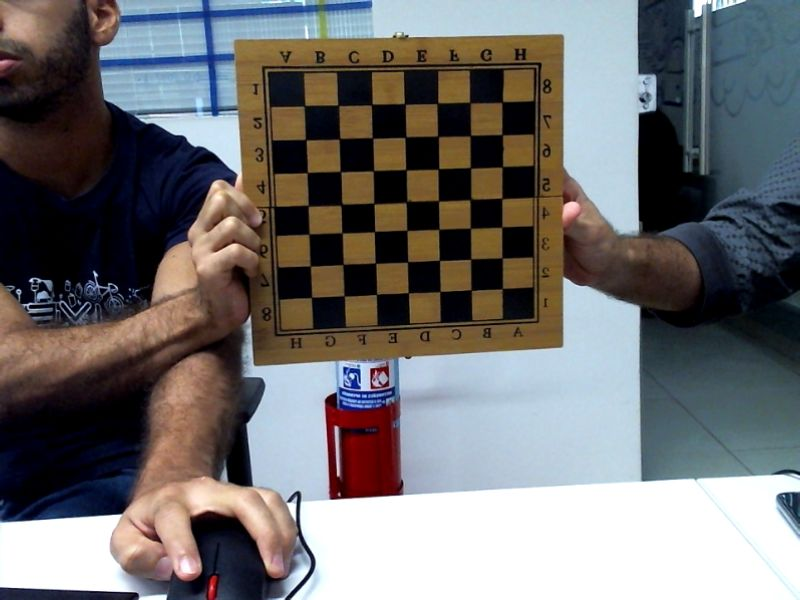
#> input picture opencv/Realidade-Aumentada-master/calibracao/webcam-toy-foto1.jpg, 800 x 600 px; its folder holds only this picture in this run
$ python poseEstimation.py
#> lines starting #> are read from the running program, lines starting #| are printed output that depends on the picture; after the words box and inside, x2 and y2 are one past the last pixel; in counts of white or black regions, pixels touching at a corner belong together; long printed decimals are rounded
import cv2
import numpy as np
import glob
# Load previously saved data
with np.load('R1.npz') as X:
#> (reads opencv/Realidade-Aumentada-master/R1.npz from the repository)
    mtx, dist, _, _ = [X[i] for i in ('mtx','dist','rvecs','tvecs')]

def draw(img, corners, imgpts):
    corner = tuple(corners[0].ravel())
    img = cv2.line(img, corner, tuple(imgpts[0].ravel()), (255,0,0), 5)
    img = cv2.line(img, corner, tuple(imgpts[1].ravel()), (0,255,0), 5)
    img = cv2.line(img, corner, tuple(imgpts[2].ravel()), (0,0,255), 5)
    return img
def draw2(img, corners, imgpts):
    imgpts = np.int32(imgpts).reshape(-1,2)
    # draw ground floor in green
    img = cv2.drawContours(img, [imgpts[:4]],-1,(0,255,0),-3)
    # draw pillars in blue color
    for i,j in zip(range(4),range(4,8)):
        img = cv2.line(img, tuple(imgpts[i]), tuple(imgpts[j]),(255),3)
    # draw top layer in red color
    img = cv2.drawContours(img, [imgpts[4:]],-1,(0,0,255),3)
    return img


criteria = (cv2.TERM_CRITERIA_EPS + cv2.TERM_CRITERIA_MAX_ITER, 30, 0.001)
objp = np.zeros((6*7,3), np.float32)
objp[:,:2] = np.mgrid[0:7,0:6].T.reshape(-1,2)
# axis = np.float32([[3,0,0], [0,3,0], [0,0,-3]]).reshape(-1,3)
axis = np.float32([[0,0,0], [0,3,0], [3,3,0], [3,0,0],[0,0,-3],[0,3,-3],[3,3,-3],[3,0,-3] ])


for fname in glob.glob('calibracao/*.jpg'):
    img = cv2.imread(fname)
#> img is the input picture: shape (600, 800, 3); mean B, G, R 112.4, 111.8, 113.4
    gray = cv2.cvtColor(img,cv2.COLOR_BGR2GRAY)
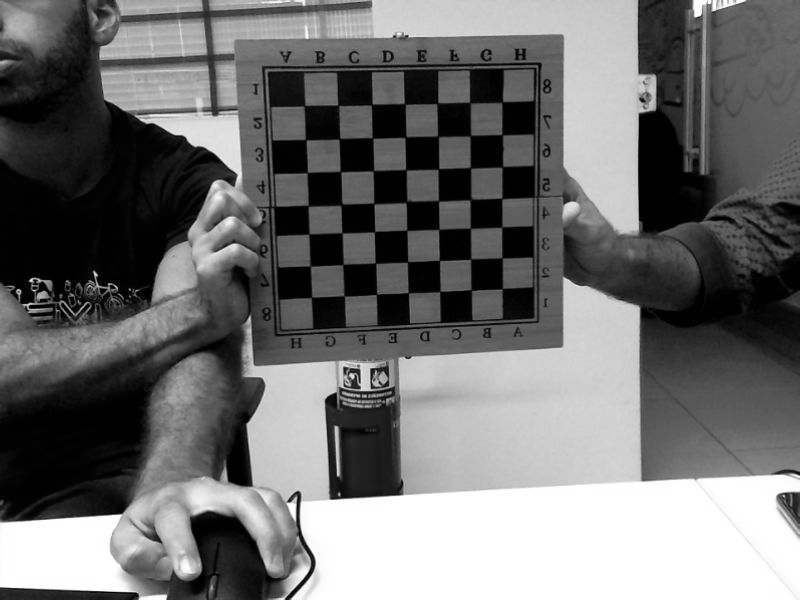
#> gray: shape (600, 800); min 0, max 255, mean 112.3
    ret, corners = cv2.findChessboardCorners(gray, (7,6),None)
#> ret = True; corners = 42 rows, first 8: [469.2, 102], [470.8, 135.2], [470.4, 167.7], [469.5, 200.3], [470.4, 228.4], [470.8, 259.2], [471.2, 290], [438, 105]
    if ret == True:
        corners2 = cv2.cornerSubPix(gray,corners,(11,11),(-1,-1),criteria)
#> corners2 = 42 rows, first 8: [469.8, 102.5], [470.4, 135.6], [470.4, 167.8], [470.5, 199.4], [470.4, 228.3], [470.7, 259.2], [471.2, 290.1], [437.4, 103.2]
        print(corners2)
#> (printed output is left out)
        print(len(corners2))
#| 42
        print(len(objp))
        # Find the rotation and translation vectors.
        ret,rvecs, tvecs = cv2.solvePnP(objp, corners2, mtx, dist)
#> rvecs = [0.0941, -0.321, 1.53]; tvecs = [7.89, -3.67, 209.4]

        # project 3D points to image plane
        imgpts, jac = cv2.projectPoints(axis, rvecs, tvecs, mtx, dist)
#> imgpts = [[469.7, 103.6], [371.5, 107.2], [373.5, 200.4], [471.2, 197.2], [488.9, 127.5], [388.8, 131], [390.8, 226], [490.7, 223]]
        print("imgpts")
        print(imgpts)
#| [[[469.664 103.630]]
#|  [[371.520 107.170]]
#|  [[373.455 200.358]]
#|  [[471.152 197.242]]
#|  [[488.916 127.508]]
#|  [[388.768 130.9808 ]]
#|  [[390.776 226.008]]
#|  [[490.6602  222.996]]]
        img = draw2(img,corners2,imgpts)
#> in draw2, `imgpts = np.int32(imgpts).reshape(-1,2)`: imgpts = [[469, 103], [371, 107], [373, 200], [471, 197], [488, 127], [388, 130], [390, 226], [490, 222]]
#> in draw2, `img = cv2.drawContours(img, [imgpts[:4]],-1,(0,255,0),-3)`:
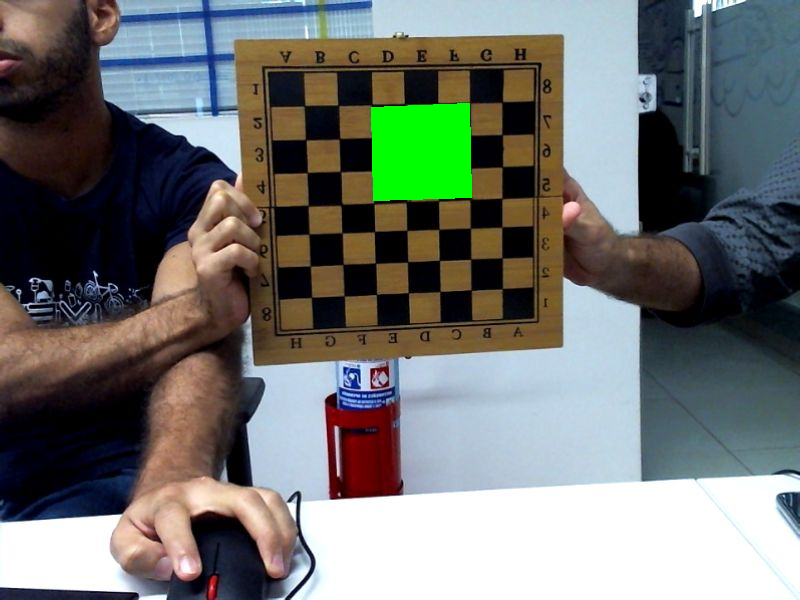
#> img: shape (600, 800, 3); 1.95% of pixels changed, all inside (x1, y1, x2, y2) = (371, 103, 472, 201)
#> after the loop in draw2, `for i,j in zip(range(4),range(4,8)):`:
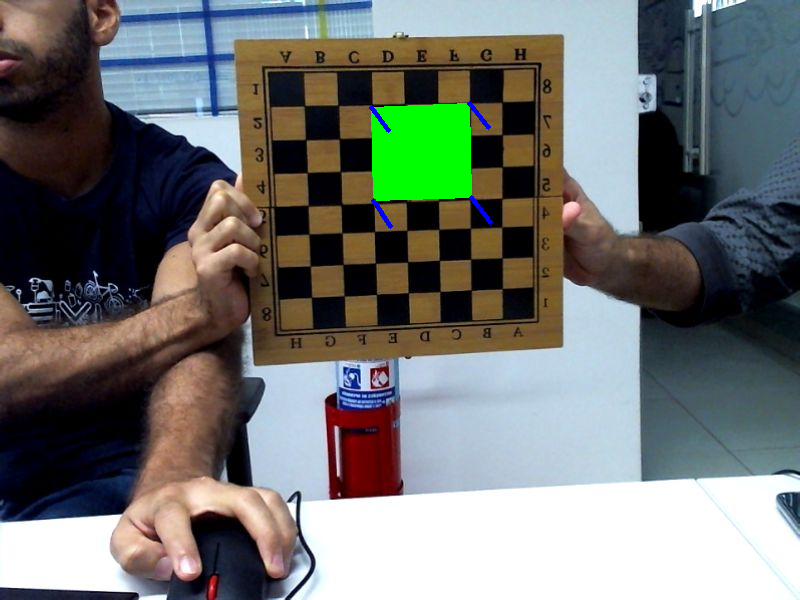
#> img: shape (600, 800, 3); mean B, G, R 112.2, 115.8, 112.2
#> in draw2, `img = cv2.drawContours(img, [imgpts[4:]],-1,(0,0,255),3)`:
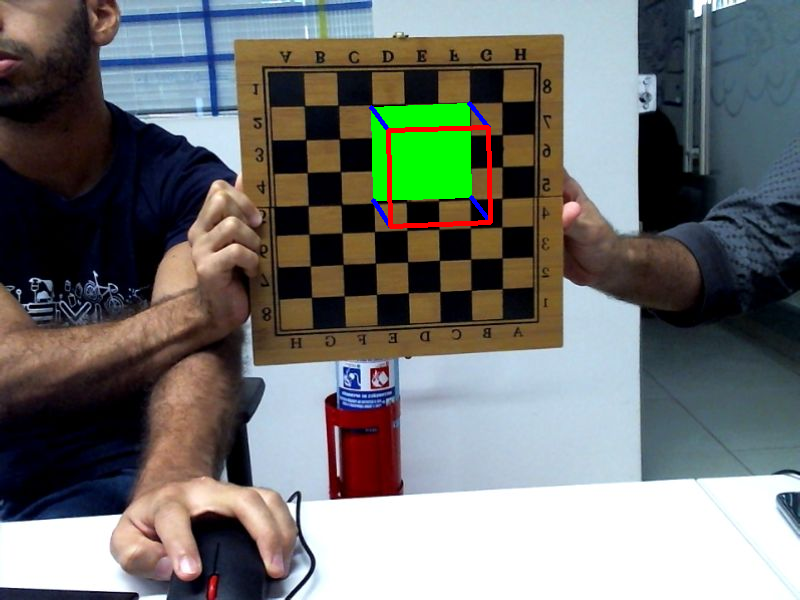
#> img: shape (600, 800, 3); 0.4% of pixels changed, all inside (x1, y1, x2, y2) = (386, 125, 493, 229)
        cv2.imshow('img',img)
        k = cv2.waitKey(0) & 0xFF
#> (key Esc is pressed here)
        if k == ord('s'):
            cv2.imwrite(fname[:6]+'.png', img)
cv2.destroyAllWindows()


# [11 lines of commented-out code are left out]
